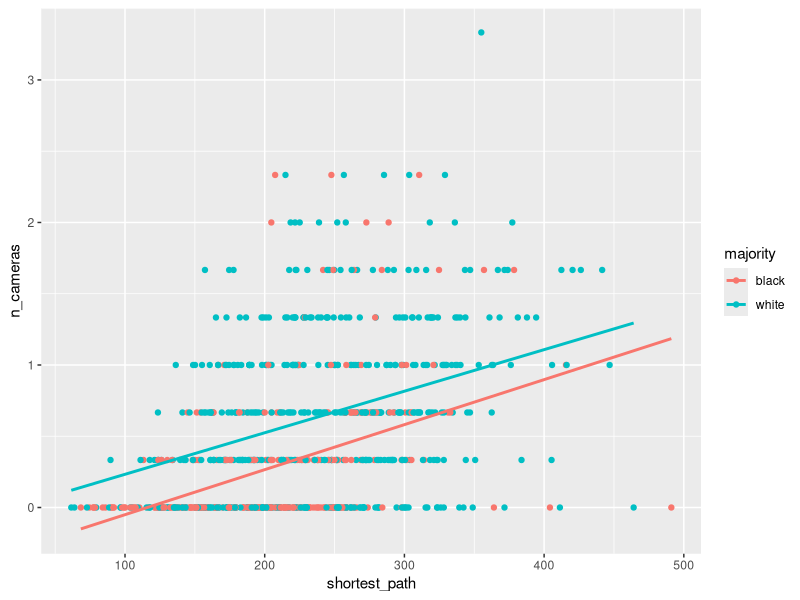
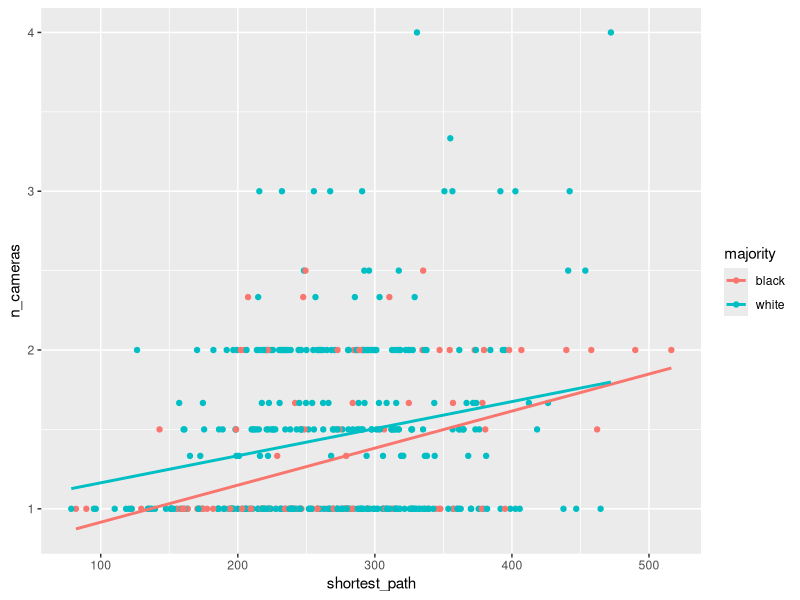

Write R code to recreate these figures, in order.
## ---- chunk 1
library(ggplot2)
## ---- chunk 2
data <- read.csv('./high-school-3-closest.csv')

head(data)
## ---- chunk 3
ggplot(data, aes(x = shortest_path, y=n_cameras, color=majority)) +  geom_point() + geom_smooth(method = "lm", se = FALSE)
## ---- chunk 4
linmod <- lm(shortest_path ~ majority, data=data)

summary(linmod)
## ---- chunk 5
linmod <- lm(n_cameras ~ shortest_path*majority + shortest_path + majority + 0, data=data)

summary(linmod)
## ---- chunk 6
data <- na.omit(read.csv('./high-school-3-closest-nonzero.csv'))

head(data)
## ---- chunk 7
ggplot(data, aes(x = shortest_path, y=n_cameras, color=majority)) +  geom_point() + geom_smooth(method = "lm", se = FALSE)
## ---- chunk 8
linmod <- lm(shortest_path ~ majority, data=data)

summary(linmod)
## ---- chunk 9
linmod <- lm(n_cameras ~ shortest_path + majority + 0, data=data)

summary(linmod)
